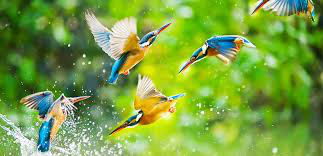
#> input picture watermarked.png, 323 x 156 px
$ python auth.py
#> lines starting #> are read from the running program, lines starting #| are printed output that depends on the picture
### key.py
from PIL import Image
import random


# [5 lines left out: function xor, not called in this run]


class Key(object):
    FILENAME = 'key.png'

    @classmethod
    def generate_key(cls):
        key_img = Image.new('1', (152, 10), 1)
        for y in range(10):
            for x in range(152):
                v = random.randint(0, 1)
                key_img.putpixel((x, y), v)

        key_img.save(cls.FILENAME)
        return key_img


class Share(object):
    FILENAME = 'share.png'

    # [15 lines left out: function make, not called in this run]


def load_key():
    try:
        key = Image.open(Key.FILENAME)
    except IOError:
        key = Key.generate_key()
    return key


# [2 lines that do not run on import are left out]

### auth.py
from PIL import Image
from key import load_key


def load_target(filename):
#> called with filename = 'watermarked.png'
    img = Image.open(filename)
#> img is the input picture: PIL image 323x156 RGB; mean R, G, B 121.9, 160.8, 66.1
    return img


def xor(x, y):
    if x in [0, 1] and y in [0, 1]:
        return x ^ y
    else:
        return (x + y) % 2


def auth(img, key):
    w, h = img.size
#> w = 323; h = 156
    w_k, h_k = key.size
#> w_k = 152; h_k = 10
    offset_x, offset_y = (int(w/2 - w_k/2), int(h/2 - h_k/2))
#> offset_x = 85; offset_y = 73
    wtm = Image.new('1', (w, h))
#> wtm: PIL image 323x156 1; every value is 0

    resized_key = Image.new("1", (w, h))
    for y in range(h_k):
        for x in range(w_k):
            v = key.getpixel((x, y))
            if v > 127:
                v = 1
            else:
                v = 0
            resized_key.putpixel((x+offset_x, y+offset_y), v)

    for y in range(h):
        for x in range(w):
            r, g, b = img.getpixel((x, y))
            v_img = 0
            if b % 2 == 1:
                v_img = 1
            v_k = resized_key.getpixel((x, y))
            v = xor(v_img, v_k)
            wtm.putpixel((x, y), v)
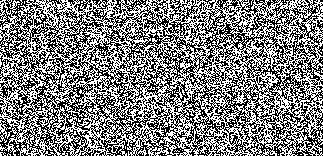
#> wtm: PIL image 323x156 1; 50% white in thin lines or dots

    wtm.save('watermark.png')
    return wtm


def main():
    img = load_target('watermarked.png')
    key = load_key()

    wtm = auth(img, key)

if __name__ == '__main__':
    main()
